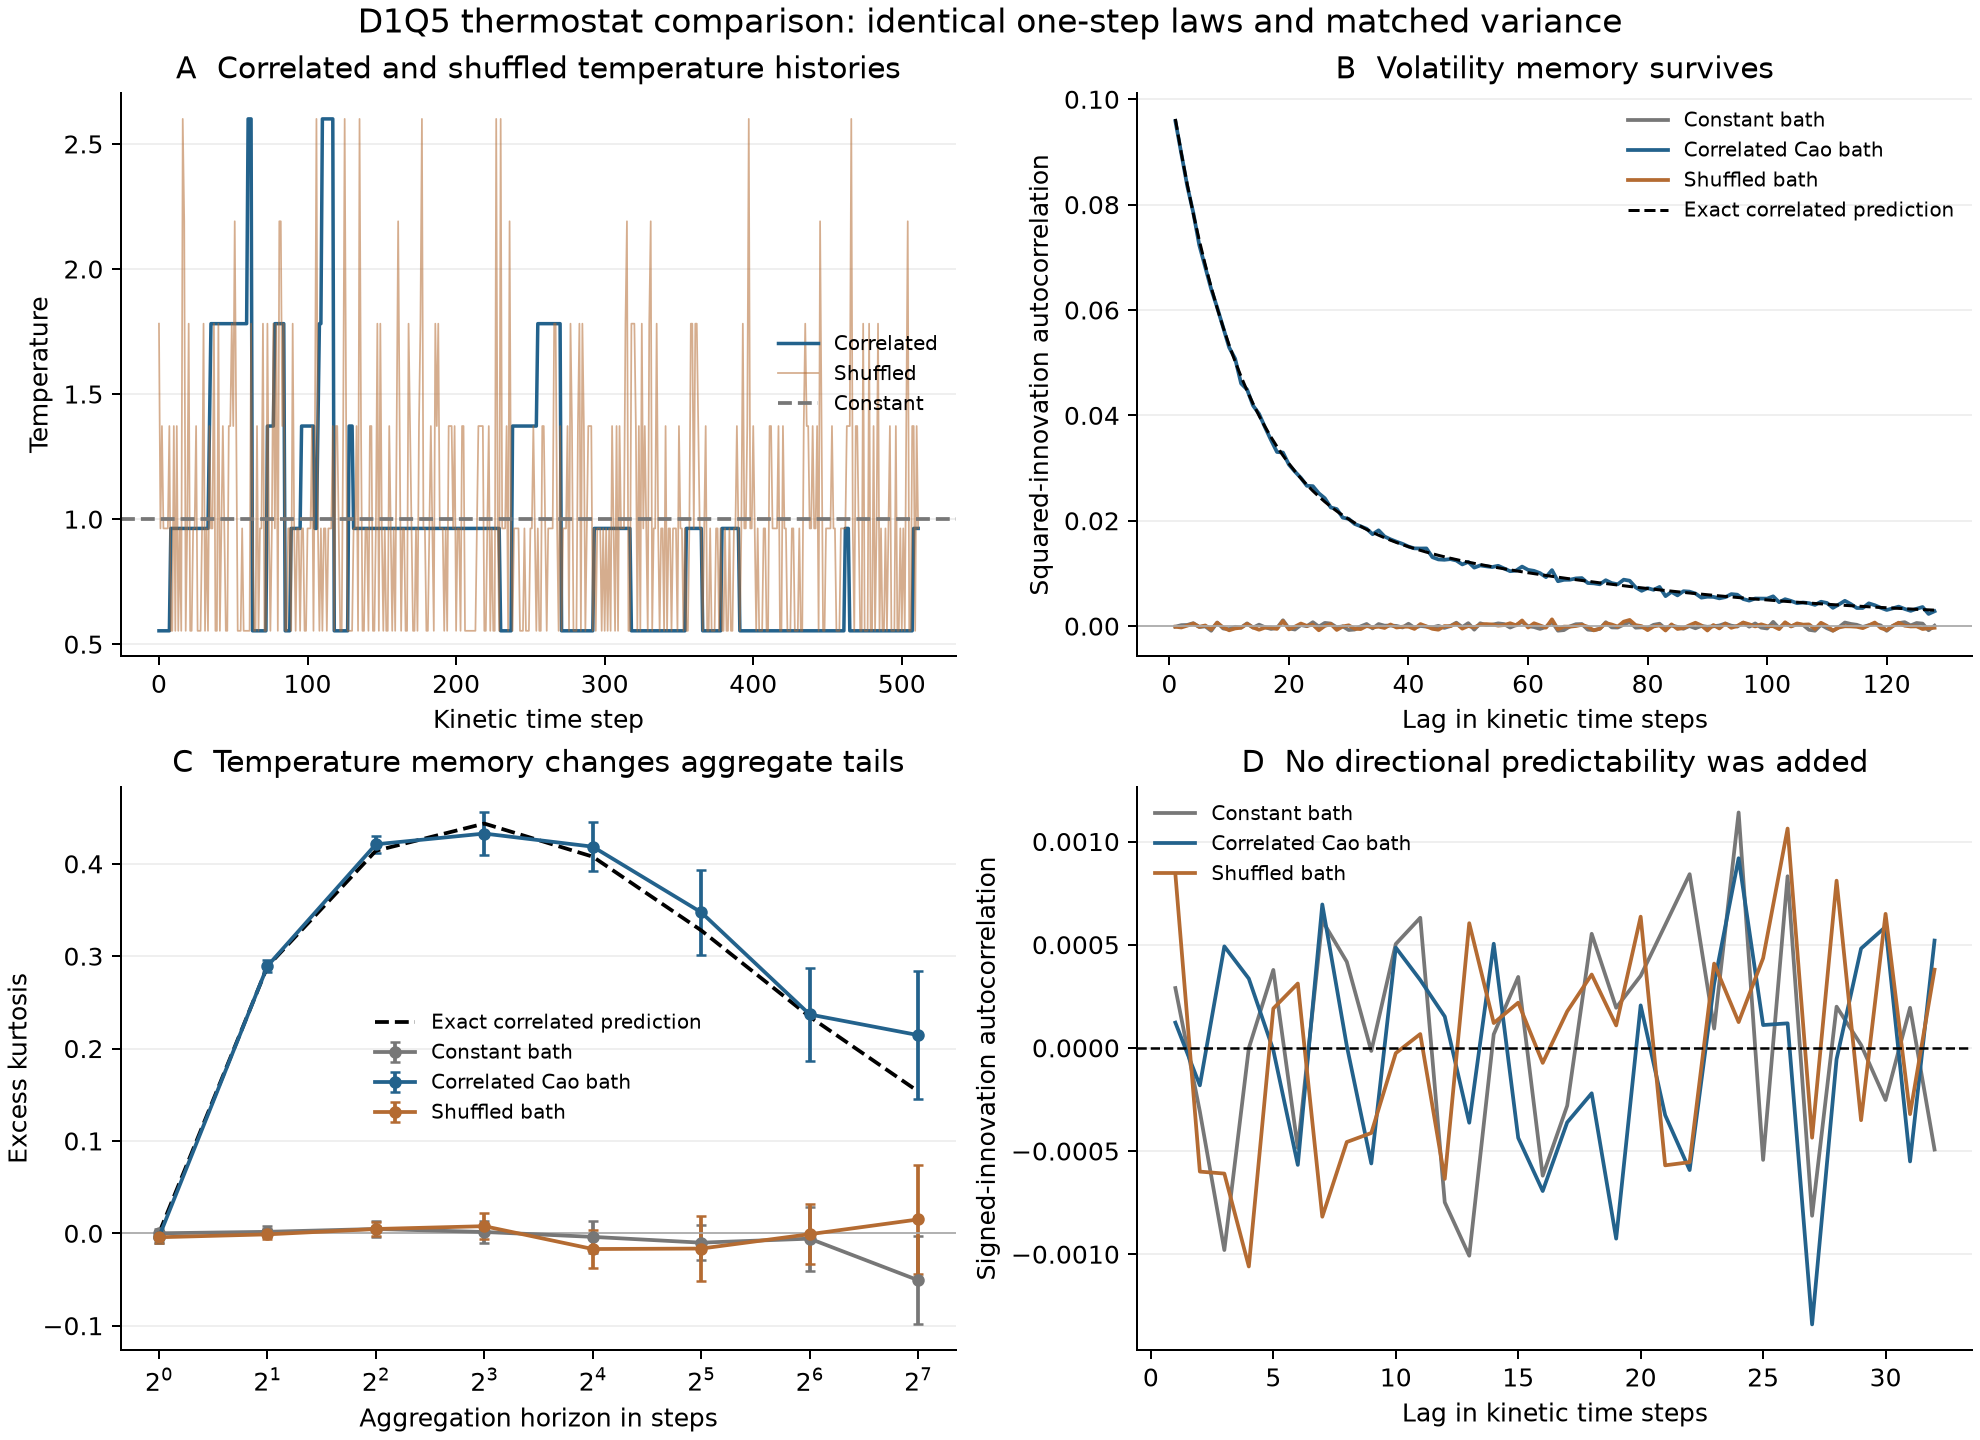

Write the Python code that produced this figure.
"""Variance-matched D1Q5 experiment: constant, Cao, and shuffled baths.

Run from the repository root:
uv run --python 3.12 --with numpy --with scipy --with matplotlib python useless_research/Economics/kinetic_cao_thermostat.py

This measures centered kinetic innovations at tau=1 and u=0. It does not
price options or assert a risk-neutral price law. See the companion notes.
"""

import argparse
import json
from pathlib import Path
import sys
import time

import numpy as np
from scipy.linalg import expm

import matplotlib
matplotlib.use('Agg')
import matplotlib.pyplot as plt

from kinetic_options_v2 import C, W, KineticLattice, equilibrium_populations

ROOT = Path(__file__).resolve().parents[2]
sys.path.insert(0, str(ROOT/'math_project'/'experiments'))
from tasep_rotation_noise import build
from tasep_tamari import canopy, trees


HORIZONS = np.asarray([1, 2, 4, 8, 16, 32, 64, 128])
CASES = ('constant', 'correlated', 'shuffled')


def make_bath(sites=5, clock=0.05):
    q, src, dst, rewards, rates, _, _ = build(sites)
    words = [canopy(t) for t in trees(0, sites+2)]
    boundary = np.asarray([sum(a != b for a, b in zip(words[i], words[j])) == 1
                           for i, j in zip(src, dst)])
    excess = rewards[:, 0]-np.where(boundary, 1, 2)
    assert np.min(excess) >= 0
    activity = np.bincount(src, weights=excess, minlength=q.shape[0])
    mean = activity.mean()
    assert np.allclose(mean, (sites-1)*(sites-2)/(2*sites+1))
    # Constitutive hypothesis: bounded, affine activity-to-temperature map.
    # Normalize in the stationary measure, never in the realized price data.
    gain = min(0.6/(mean-activity.min()), 1.6/(activity.max()-mean))
    theta = 1+gain*(activity-mean)
    assert np.allclose(theta.mean(), 1)
    assert theta.min() >= 0.4-1e-14 and theta.max() <= 2.6+1e-14
    p = expm(clock*q.toarray())
    assert p.min() >= 0
    assert np.max(np.abs(p.sum(axis=0)-1)) < 2e-14
    assert np.max(np.abs(p.sum(axis=1)-1)) < 2e-14
    offsets = np.concatenate(([0], np.cumsum(rates.astype(int))))
    assert np.array_equal(src, np.repeat(np.arange(len(rates)), rates.astype(int)))
    return {'q': q, 'p': p, 'src': src, 'dst': dst, 'rates': rates,
            'offsets': offsets, 'theta': theta, 'activity': activity,
            'gain': float(gain), 'clock': clock, 'sites': sites}


def temperature_history(bath, length, rng):
    """Exact Gillespie trajectory sampled at integer physical times.

    Uniform initial tree is already stationary; no burn-in and no event-
    biased sampling. Long holds appear repeatedly on the fixed time grid.
    """
    state = int(rng.integers(len(bath['theta'])))
    history = np.empty(length)
    cursor, physical_time, event_count = 0, 0., 0
    while cursor < length:
        physical_time += rng.exponential(1/(bath['clock']*bath['rates'][state]))
        stop = min(length, int(np.ceil(physical_time)))
        history[cursor:stop] = bath['theta'][state]
        cursor = stop
        if cursor == length:
            break
        start, end = bath['offsets'][state:state+2]
        state = int(bath['dst'][rng.integers(start, end)])
        event_count += 1
    return history, event_count


def draw_velocity(theta, uniforms):
    populations = equilibrium_populations(theta, u=0)
    cdf = np.cumsum(populations, axis=0)[:4]
    if populations.ndim == 1:
        indices = np.searchsorted(cdf, uniforms)
    else:
        indices = (uniforms[None, :] > cdf).sum(axis=0)
    return C[indices]


def acf(values, max_lag):
    centered = values-values.mean()
    length = len(values)
    size = 1 << (2*length-1).bit_length()
    spectrum = np.fft.rfft(centered, n=size)
    covariance = np.fft.irfft(spectrum*spectrum.conj(), n=size)[:max_lag+1]
    covariance /= length-np.arange(max_lag+1)
    return covariance/covariance[0]


def path_conditional_moments(theta, horizon):
    """Rao--Blackwellized moments, averaging over distinct time windows."""
    blocks = theta[:len(theta)//horizon*horizon].reshape(-1, horizon)
    v = blocks.sum(axis=1)
    fourth = 3*v*v+4*v-horizon-3*(blocks*blocks).sum(axis=1)
    return float(v.mean()), float(fourth.mean()/v.mean()**2-3)


def metrics(velocities, theta, horizons, max_lag):
    variance = float(np.var(velocities))
    kurtosis, rb_kurtosis = [], []
    for horizon in horizons:
        count = len(velocities)//horizon
        aggregated = velocities[:count*horizon].reshape(count, horizon).sum(axis=1)
        centered = aggregated-aggregated.mean()
        kurtosis.append(float(np.mean(centered**4)/np.mean(centered**2)**2-3))
        if np.isscalar(theta):
            rb_kurtosis.append(0.)  # constant theta=1 in this experiment
        else:
            rb_kurtosis.append(path_conditional_moments(theta, int(horizon))[1])
    return {'variance': variance, 'mean': float(velocities.mean()),
            'squared_return_acf': acf(velocities**2, max_lag),
            'return_acf': acf(velocities, max_lag),
            'excess_kurtosis': np.asarray(kurtosis),
            'conditional_moment_kurtosis': np.asarray(rb_kurtosis)}


def exact_moments(p, theta, max_horizon):
    """Joint bath/return moment propagation, independent of the covariance sum."""
    pi = np.full(len(theta), 1/len(theta))
    populations = equilibrium_populations(theta, 0)
    fourth_step = C**4 @ populations
    second_step = C**2 @ populations
    m2, m4 = np.zeros(len(theta)), np.zeros(len(theta))
    output = []
    for h in range(1, max_horizon+1):
        m4 = (m4+6*m2*second_step+pi*fourth_step) @ p
        m2 = (m2+pi*second_step) @ p
        output.append(float(m4.sum()/m2.sum()**2-3))
        assert abs(m2.sum()-h) < 2e-10
    return np.asarray(output)


def exact_predictions(bath, horizons, max_lag):
    theta, p = bath['theta'], bath['p']
    centered = theta-1
    # Also bound the finite-record shuffle artifact using the whole covariance
    # sum out to a much longer lag; the reported experiment uses long records.
    length = max(4096, int(max(horizons)), max_lag+1)
    vector = centered.copy()
    covariance = []
    for _ in range(length):
        covariance.append(float(centered @ vector/len(theta)))
        vector = p @ vector
    covariance = np.asarray(covariance)
    exact_kurtosis = []
    for horizon in horizons:
        lags = np.arange(1, horizon)
        exact_kurtosis.append(float(6*np.sum((horizon-lags)*covariance[lags])/horizon**2))
    propagated = exact_moments(p, theta, int(max(horizons)))
    assert np.allclose(propagated[horizons-1], exact_kurtosis, atol=5e-11)
    iid = np.full_like(p, 1/len(theta))
    assert np.max(np.abs(exact_moments(iid, theta, int(max(horizons))))) < 5e-11
    frozen = exact_moments(np.eye(len(theta)), theta, int(max(horizons)))
    h = np.arange(1, int(max(horizons))+1)
    assert np.allclose(frozen, 3*np.var(theta)*(1-1/h), atol=5e-11)
    return {'theta_covariance': covariance[:max_lag+1].tolist(),
            'squared_return_acf': np.concatenate(([1.], covariance[1:max_lag+1]/2)).tolist(),
            'excess_kurtosis': exact_kurtosis,
            'iid_excess_kurtosis': [0.]*len(horizons),
            'integrated_theta_covariance': float(np.sum(covariance[1:])),
            'theta_correlation_time_in_steps': float(0.5+np.sum(covariance[1:])/covariance[0]),
            'last_covariance_used_in_sum': float(covariance[-1])}


def shuffled_predictions(bath, record_length, horizons):
    """Account for random record means in the actual finite permutation.

    This is the unconditional covariance of two distinct shuffled slots.
    Conditional on one fixed record, centering at its own mean instead
    gives negative covariance. These are different conditioning conventions.
    """
    p, theta = bath['p'], bath['theta']
    size = len(theta)
    a = p-np.full_like(p, 1/size)
    centered = theta-theta.mean()
    resolvent = np.eye(size)-a
    inverse_once = np.linalg.solve(resolvent, centered)
    tail = np.linalg.matrix_power(a, record_length) @ centered
    inverse_twice = np.linalg.solve(resolvent, np.linalg.solve(resolvent, centered-tail))
    weighted_covariance_sum = centered @ (record_length*(a @ inverse_once)-a @ inverse_twice)/size
    covariance = float(2*weighted_covariance_sum/(record_length*(record_length-1)))
    return {'covariance_between_distinct_shuffled_temperatures': covariance,
            'excess_kurtosis': [float(3*(h-1)*covariance/h) for h in horizons],
            'squared_return_acf_positive_lags': covariance/2}


def verify_engine():
    theta = np.linspace(0.4, 2.6, 101)
    populations = equilibrium_populations(theta, 0)
    assert np.allclose(populations.sum(axis=0), 1)
    assert np.allclose(C @ populations, 0)
    assert np.allclose(C**2 @ populations, theta)
    assert np.allclose(C**4 @ populations, 4*theta-1)
    # A nontrivial two-temperature mixture has exactly the reference W.
    assert np.allclose(equilibrium_populations(np.asarray([0.5, 1.5])).mean(axis=1), W)
    for invalid in (0.2, 3.1):
        try:
            equilibrium_populations(invalid)
        except ValueError:
            pass
        else:
            raise AssertionError('unrealisable bath accepted')
    schedule = 1+0.5*np.sin(np.arange(40)/5)
    lat = KineticLattice(0.14, 40/252, 0.03, 40, tau=1)
    density = lat.evolve(temperature_schedule=schedule)
    u = (lat.r-0.5*lat.sigma0**2*schedule)*lat.dt/lat.dx
    steps = equilibrium_populations(schedule, u)
    convolved = np.asarray([1.])
    for k in range(len(schedule)):
        convolved = np.convolve(convolved, steps[[4, 2, 0, 1, 3], k])
    expected = np.zeros_like(density)
    expected[lat.c0-2*lat.N:lat.c0+2*lat.N+1] = convolved
    assert np.max(np.abs(density-expected)) < 5e-15
    assert abs(lat.mass-1) < 1e-13
    static = KineticLattice(0.14, 0.1, 0.03, 40, tau=1)
    temporal = KineticLattice(0.14, 0.1, 0.03, 40, tau=1)
    assert np.allclose(static.evolve(), temporal.evolve(temperature_schedule=np.ones(40)), atol=1e-15)
    # Preserve the v2 static-temperature pricing validation at tau=1.
    from kinetic_options_v2 import bs_call
    flat = KineticLattice(0.14, 0.15, 0.06, 600, tau=1)
    flat.evolve()
    strikes = 25000*np.asarray([0.95, 1., 1.05])
    call_error = float(np.max(np.abs(flat.calls(25000, strikes)-bs_call(25000, strikes, .15, .06, .14))))
    assert call_error < 0.2
    return {'equilibrium_moments': True, 'realisability_rejections': True,
            'dynamic_density_convolution_max_error': float(np.max(np.abs(density-expected))),
            'dynamic_density_mass': lat.mass, 'static_schedule_equivalence': True,
            'static_pricing_call_error_rupees': call_error}


def summarize(values):
    values = np.asarray(values)
    return {'mean': np.mean(values, axis=0).tolist(),
            'standard_error': (np.std(values, axis=0, ddof=1)/np.sqrt(len(values))).tolist()}


def run(batches=16, length=262144, seed=20261111):
    started = time.monotonic()
    checks = verify_engine()
    bath = make_bath()
    max_lag = 128
    theory = exact_predictions(bath, HORIZONS, max_lag)
    data = {case: [] for case in CASES}
    temp_data = []
    example = None
    for batch, sequence in enumerate(np.random.SeedSequence(seed).spawn(batches)):
        temperature_seed, shuffle_seed, velocity_seed = sequence.spawn(3)
        theta, events_count = temperature_history(bath, length, np.random.default_rng(temperature_seed))
        shuffled = np.random.default_rng(shuffle_seed).permutation(theta)
        uniforms = np.random.default_rng(velocity_seed).random(length)
        for case, schedule in (('constant', 1.), ('correlated', theta), ('shuffled', shuffled)):
            velocities = draw_velocity(schedule, uniforms)
            data[case].append(metrics(velocities, schedule, HORIZONS, max_lag))
        temp_data.append({'mean': float(theta.mean()), 'variance': float(theta.var()),
                          'events': events_count, 'acf': acf(theta, max_lag)})
        if example is None:
            example = {'correlated_theta': theta[:2048].tolist(),
                       'shuffled_theta': shuffled[:2048].tolist()}
        print(f'batch {batch+1}/{batches}', flush=True)
    summary = {case: {key: summarize([row[key] for row in rows]) for key in rows[0]}
               for case, rows in data.items()}
    paired = {key: summarize([a[key]-b[key] for a, b in zip(data['correlated'], data['shuffled'])])
              for key in ('excess_kurtosis', 'squared_return_acf', 'variance')}
    # Analytically all cases have variance 1, not fitted from the return samples.
    sampling_checks = {}
    for case in CASES:
        value = summary[case]['variance']
        sampling_checks[case] = abs(value['mean']-1) < 6*value['standard_error']+0.003
    lag = 1
    difference = paired['squared_return_acf']
    acf_z = float(difference['mean'][lag]/difference['standard_error'][lag])
    middle = list(HORIZONS).index(16)
    difference = paired['excess_kurtosis']
    kurt_z = float(difference['mean'][middle]/difference['standard_error'][middle])
    assert theory['excess_kurtosis'][middle] > 0
    result = {'configuration': {'sites': bath['sites'], 'states': len(bath['theta']),
                'clock_per_step': bath['clock'], 'batches': batches, 'steps_per_batch': length,
                'total_increments_per_case': batches*length, 'seed': seed,
                'tau': 1., 'drift_u': 0., 'reference_annual_sigma': .14, 'dt_years': 1/252,
                'price_increment_scale': .14/np.sqrt(252), 'variance_matching': 'analytic E_theta=1; no return rescaling',
                'target_one_step_variance': .14**2/252,
                'temperature_min': float(bath['theta'].min()), 'temperature_max': float(bath['theta'].max()),
                'temperature_mean': float(bath['theta'].mean()), 'temperature_variance': float(bath['theta'].var()),
                'activity_mean': float(bath['activity'].mean()), 'activity_gain': bath['gain']},
              'horizons': HORIZONS.tolist(), 'lags': list(range(max_lag+1)),
              'exact_theory': theory, 'simulation': summary,
              'finite_record_shuffled_theory': shuffled_predictions(bath, length, HORIZONS),
              'paired_correlated_minus_shuffled': paired,
              'temperature_simulation': {key: summarize([x[key] for x in temp_data]) for key in ('mean', 'variance', 'events', 'acf')},
              'sampling_checks': {'variance_consistent': sampling_checks,
                                  'paired_squared_acf_lag_one_standard_errors': acf_z,
                                  'paired_kurtosis_horizon_16_standard_errors': kurt_z},
              'example': example, 'engine_checks': checks,
              'seconds': time.monotonic()-started}
    return result


def plot(result, path):
    colors = {'constant': '#777777', 'correlated': '#23628c', 'shuffled': '#b46b32'}
    labels = {'constant': 'Constant bath', 'correlated': 'Correlated Cao bath', 'shuffled': 'Shuffled bath'}
    plt.rcParams.update({'axes.spines.top': False, 'axes.spines.right': False, 'font.size': 10, 'svg.fonttype': 'none'})
    fig, axes = plt.subplots(2, 2, figsize=(11, 8), layout='constrained')
    example = result['example']
    ax = axes[0, 0]
    ax.plot(example['correlated_theta'][:512], color=colors['correlated'], lw=1.4, label='Correlated')
    ax.plot(example['shuffled_theta'][:512], color=colors['shuffled'], lw=.7, alpha=.55, label='Shuffled')
    ax.axhline(1, color=colors['constant'], ls='--', label='Constant')
    ax.set(xlabel='Kinetic time step', ylabel='Temperature', title='A  Correlated and shuffled temperature histories')
    ax.legend(frameon=False, fontsize=8)
    ax = axes[0, 1]
    for case in CASES:
        row = result['simulation'][case]['squared_return_acf']
        ax.plot(result['lags'][1:], row['mean'][1:], color=colors[case], label=labels[case])
    ax.plot(result['lags'][1:], result['exact_theory']['squared_return_acf'][1:], '--', color='black', lw=1.2, label='Exact correlated prediction')
    ax.axhline(0, color='#aaaaaa', lw=.7)
    ax.set(xlabel='Lag in kinetic time steps', ylabel='Squared-innovation autocorrelation', title='B  Volatility memory survives')
    ax.legend(frameon=False, fontsize=8)
    ax = axes[1, 0]
    for case in CASES:
        row = result['simulation'][case]['excess_kurtosis']
        ax.errorbar(result['horizons'], row['mean'], yerr=2*np.asarray(row['standard_error']),
                    fmt='o-', color=colors[case], ms=4, capsize=2, label=labels[case])
    ax.plot(result['horizons'], result['exact_theory']['excess_kurtosis'], '--', color='black', label='Exact correlated prediction')
    ax.set_xscale('log', base=2)
    ax.set(xlabel='Aggregation horizon in steps', ylabel='Excess kurtosis', title='C  Temperature memory changes aggregate tails')
    ax.axhline(0, color='#aaaaaa', lw=.7)
    ax.legend(frameon=False, fontsize=8)
    ax = axes[1, 1]
    for case in CASES:
        row = result['simulation'][case]['return_acf']
        ax.plot(result['lags'][1:33], row['mean'][1:33], color=colors[case], label=labels[case])
    ax.axhline(0, color='black', ls='--', lw=1)
    ax.set(xlabel='Lag in kinetic time steps', ylabel='Signed-innovation autocorrelation', title='D  No directional predictability was added')
    ax.legend(frameon=False, fontsize=8)
    for ax in axes.flat:
        ax.grid(axis='y', alpha=.2)
    fig.suptitle('D1Q5 thermostat comparison: identical one-step laws and matched variance', fontsize=13)
    fig.savefig(path.with_suffix('.png'), dpi=180)
    fig.savefig(path.with_suffix('.svg'))


if __name__ == '__main__':
    parser = argparse.ArgumentParser(description=__doc__)
    parser.add_argument('--batches', type=int, default=16)
    parser.add_argument('--steps', type=int, default=262144)
    parser.add_argument('--seed', type=int, default=20261111)
    args = parser.parse_args()
    if args.batches < 2 or args.steps < 1024:
        parser.error('require at least two batches and 1024 steps per batch')
    output = run(args.batches, args.steps, args.seed)
    path = Path(__file__).with_name('kinetic_cao_thermostat_results.json')
    path.write_text(json.dumps(output, indent=2)+'\n')
    plot(output, Path(__file__).with_name('kinetic_cao_thermostat'))
    print(json.dumps({'configuration': output['configuration'], 'engine_checks': output['engine_checks'],
                      'exact_kurtosis': output['exact_theory']['excess_kurtosis'], 'seconds': output['seconds']}), flush=True)
